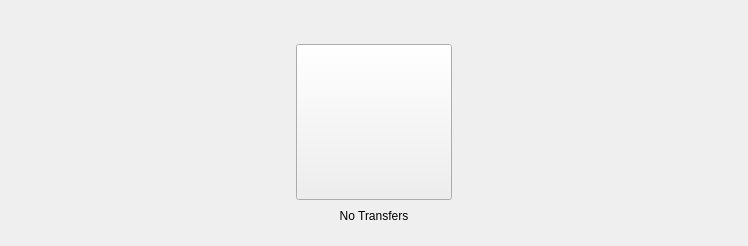
     <widget class="QWidget" name="pNoTransfers">
      <layout class="QVBoxLayout" name="verticalLayout_6">
       <property name="spacing">
        <number>0</number>
       </property>
       <property name="leftMargin">
        <number>0</number>
       </property>
       <property name="topMargin">
        <number>35</number>
       </property>
       <property name="rightMargin">
        <number>0</number>
       </property>
       <property name="bottomMargin">
        <number>15</number>
       </property>
       <item>
        <widget class="QWidget" name="widget_5" native="true">
         <layout class="QHBoxLayout" name="horizontalLayout_11">
          <property name="bottomMargin">
           <number>0</number>
          </property>
          <item>
           <spacer name="horizontalSpacer_13">
            <property name="orientation">
             <enum>Qt::Horizontal</enum>
            </property>
            <property name="sizeHint" stdset="0">
             <size>
              <width>287</width>
              <height>20</height>
             </size>
            </property>
           </spacer>
          </item>
          <item>
           <widget class="QPushButton" name="bNoTransfers">
            <property name="minimumSize">
             <size>
              <width>156</width>
              <height>156</height>
             </size>
            </property>
            <property name="maximumSize">
             <size>
              <width>156</width>
              <height>156</height>
             </size>
            </property>
            <property name="text">
             <string/>
            </property>
            <property name="icon">
             <iconset resource="../Resources_linux.qrc">
              <normaloff>:/images/no_transfers.png</normaloff>:/images/no_transfers.png</iconset>
            </property>
            <property name="iconSize">
             <size>
              <width>156</width>
              <height>156</height>
             </size>
            </property>
           </widget>
          </item>
          <item>
           <spacer name="horizontalSpacer_14">
            <property name="orientation">
             <enum>Qt::Horizontal</enum>
            </property>
            <property name="sizeHint" stdset="0">
             <size>
              <width>287</width>
              <height>20</height>
             </size>
            </property>
           </spacer>
          </item>
         </layout>
        </widget>
       </item>
       <item>
        <widget class="QLabel" name="lNoTransfers">
         <property name="minimumSize">
          <size>
           <width>0</width>
           <height>31</height>
          </size>
         </property>
         <property name="maximumSize">
          <size>
           <width>16777215</width>
           <height>31</height>
          </size>
         </property>
         <property name="text">
          <string>No Transfers</string>
         </property>
         <property name="alignment">
          <set>Qt::AlignCenter</set>
         </property>
        </widget>
       </item>
      </layout>
     </widget>
